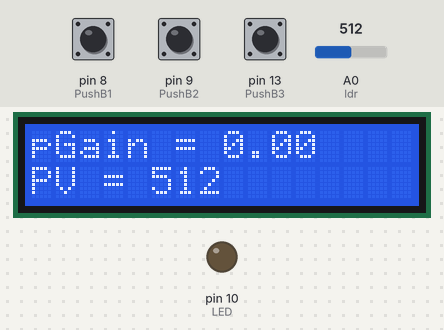
Simulated run of this sketch. Board: Arduino Uno, built with avr-gcc and run on an emulated ATmega328P. Shown: 16×2 character LCD, output pins drawn as LEDs (lit = HIGH). Inputs (shaded band) come from the test bench; at power-on: pin 13 (PushB3) HIGH, pin 9 (PushB2) HIGH, A0 (ldr) = 512, pin 8 (PushB1) HIGH. What the sketch prints to the serial monitor is not drawn.

Above: at 1.2 s.
1.3 s: pin 13 (PushB3) pulled LOW for 0.15 s
At 2.4 s:
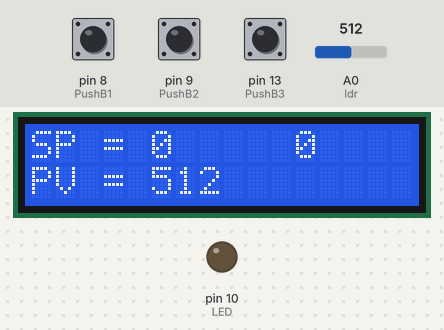
2.9 s: pin 13 (PushB3) pulled LOW for 1 s
At 4.1 s:
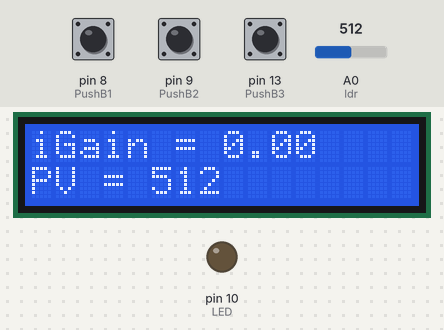
5.4 s: pin 9 (PushB2) pulled LOW for 0.15 s
At 5.9 s:
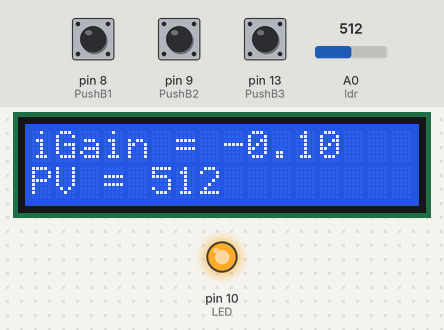
8.2 s: A0 (ldr) set to 1023
At 9.5 s:
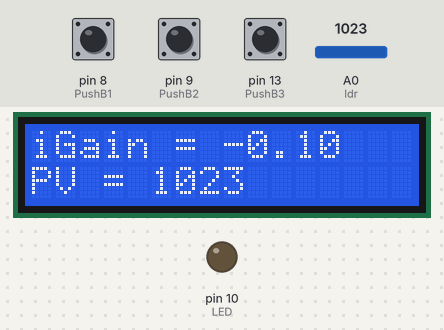
11.2 s: A0 (ldr) set to 122
At 12.5 s:
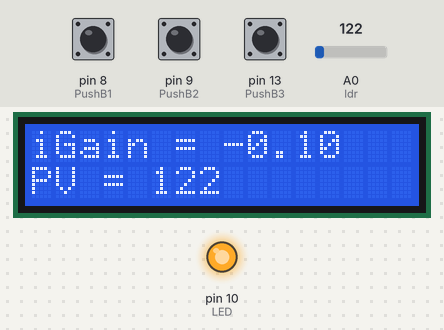
12.8 s: pin 13 (PushB3) pulled LOW for 0.15 s
At 13.8 s:
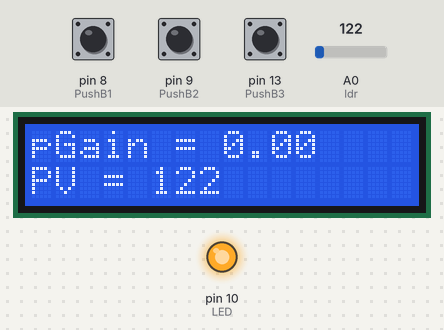
Timing chart, 0 to 38.9 s (numbered marks = the images above; inputs shaded):
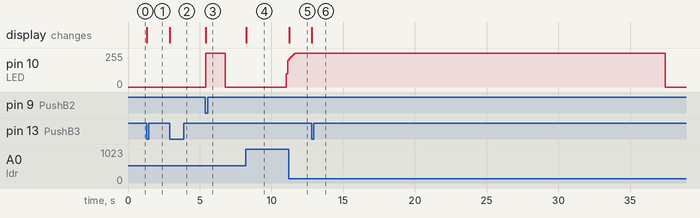

Measured:
- after the input at 1.3 s, the display: changes at once (image 1)
- after the input at 2.9 s, the display: changes at once (image 2)
- after the input at 5.4 s, pin 10 (LED): 0/255 → 255/255 at once, → 0/255 1.4 s later; the display: changes at once (image 3)
- after the input at 8.2 s, pin 10 (LED): 0/255 → 99/255 after 2.8 s, → 202/255 0.11 s later; the display: changes at once (image 4)
- after the input at 11.2 s, the display: changes after 0.06 s (image 5)
- after the input at 12.8 s, the display: changes at once (image 6)

The sketch:

PIgain.ino
```cpp
/*P MODE: This program is meant to control a light sytem by p Gain mode.
 * We use the same schematic for all the programs.
 * We control the setpoint and the p gain

 */

/*Include library*/
#include <LiquidCrystal.h>

// initialize the library with the numbers of the interface pins
LiquidCrystal lcd(12, 11, 5, 4, 3, 2);

/*INPUT/Button settings*/
const int PushB1 = 8; //Set the pin 8 for push button 1
const int PushB2 = 9; //Set the pin 8 for push button 2
const int PushB3 = 13; //Set the pin 13 for push button 3

int LastState1; //Set a memory for the push button 1 code
int LastState2; //Set a memory for the push button 2 code
int LastState3; //Set a memory for the push button 3 code

int CurrentState1; //Set a memory for the push button 1 code
int CurrentState2; //Set a memory for the push button 2 code
int CurrentState3; //Set a memory for the push button 3 code

/*OUTPUT settings*/
int LED = 10; //Set the LED output pin to 10
int ldr = A0; //Set the LDR analog input to A0

/*Variable settings*/
int PV = 0; //Storable value which will be the LDR value
int CO = 0; //Control Output Control
int SetP = 0;
int Error = 0;
float pGain = 0.0;
float iGain = 0.0;
int Iaction;
int ScreenNumber; //Storable value which will be the screen value
int unsigned long previousMillis = 0;
const long interval = 100;
unsigned long currentMillis;

void setup() {
  // put your setup code here, to run once:
Serial.begin(9600);
lcd.begin(16,2);
pinMode(PushB1, INPUT_PULLUP); //Assign Push 1 to an input
pinMode(PushB2, INPUT_PULLUP); //Assign Push 2 to an input
pinMode(PushB3, INPUT_PULLUP); //Assign Push 3 to an input
pinMode(LED, OUTPUT);          //Assign LED to an output
}

void loop() {
  // put your main code here, to run repeatedly:

PV = analogRead(ldr); //Read the value sensed by the LDR and store it into PV
currentMillis = millis();  //since its not possible to do two caculation or action at the same time and use a delay, the current millis help to do it


if (currentMillis - previousMillis >= interval) {

  previousMillis = currentMillis;
  Error = SetP - PV;  //Error is the setpoint minus the process variable
  Iaction = (Iaction + Error); //The I action is itself plus the error
  CO = (pGain * Error)+(iGain*Iaction); //The control output is the pgain times the error plus the Igain times Iaction


if (CO >= 255) //If the CO is greater than 255, write 255 to the CO
{CO = 255;}

if (CO < 0){ //If the CO is less than 255, write 0 to the CO
CO = 0;
}


analogWrite(LED, CO); //Write the Control Output into the LED


  }


Serial.print("SP: ");
Serial.print(SetP);
Serial.print("\t");
Serial.print("PV: ");
Serial.print(PV);
Serial.print("\t");
Serial.print("SSE: ");
Serial.print(Error);
Serial.println();

/*PUSH BUTTON UP SETTINGS*/
// If the push button 1 is trigger, either the Setpoint, the Pgain, and the Igain will appear on the screen and control them by adding value.
LastState1 = CurrentState1;
CurrentState1 = digitalRead(PushB1);
 if (LastState1 == 1 && CurrentState1 == 0){
   if(ScreenNumber == 2){
    iGain = iGain + 0.1;
   }
   if(ScreenNumber == 1){
    SetP = SetP + 50;
   }
   if(ScreenNumber == 0){
    pGain = pGain + 0.1;
   }
 }

/*PUSH BUTTON DOWN SETTINGS*/
// If the push button 2 is trigger, either the Setpoint, the Pgain, and the Igain will appear on the screen and control them by substracting value.
LastState2 = CurrentState2;
CurrentState2 = digitalRead(PushB2);
 if (LastState2 == 1 && CurrentState2 == 0){
   if(ScreenNumber == 2){
    iGain = iGain - 0.1;
   }
   if(ScreenNumber == 1){
    SetP = SetP - 50;
   }
   if(ScreenNumber == 0){
    pGain = pGain - 0.1;
   }
 }

/*PUSH BUTTON CHANGE PAGE SETTINGS*/
//When the push button 3 is trigger, the screen will change
LastState3 = CurrentState3;
CurrentState3 = digitalRead(PushB3);
 if (LastState3 == 1 && CurrentState3 == 0){
  ScreenNumber = ScreenNumber + 1;
  if(ScreenNumber > 2){
    ScreenNumber = 0;
  }
 }


  switch(ScreenNumber){
    case 0: //The first screen show the PV and the pgain
  lcd.setCursor(0, 1);
  lcd.print("PV = ");
  lcd.print(PV);
  lcd.print(" ");
  lcd.setCursor(0, 0);
  lcd.print("pGain = ");
  lcd.print(pGain);
  lcd.print(" ");
    break;
    case 1: //The second screen show the PV and the Setpoint
     lcd.setCursor(0, 1);
  lcd.print("PV = ");
  lcd.print(PV);
  lcd.print(" ");
  lcd.setCursor(0, 0);
  lcd.print("SP = ");
  lcd.print(SetP);
  lcd.print("     ");
     break;
     case 2: //The third screen show the PV and the Igain
      lcd.setCursor(0, 1);
  lcd.print("PV = ");
  lcd.print(PV);
  lcd.print(" ");
  lcd.setCursor(0, 0);
  lcd.print("iGain = ");
  lcd.print(iGain);
  lcd.print("     ");
  default:
  break;
  }
}
```
